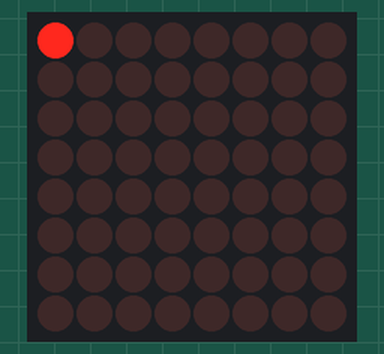
Simulated run of this sketch. Board: Arduino Uno, built with avr-gcc and run on an emulated ATmega328P. Parts: 8×8 LED matrix.

Above: at 0.15 s.
At 2.59 s:
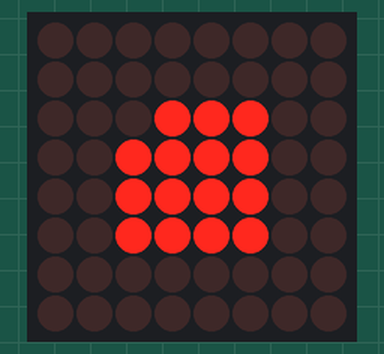
At 5.03 s:
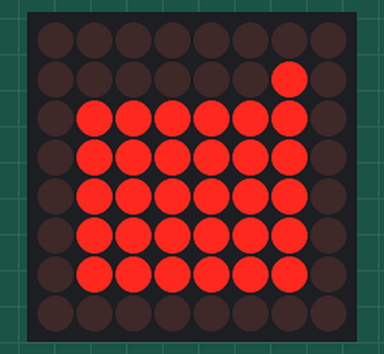
At 10.22 s:
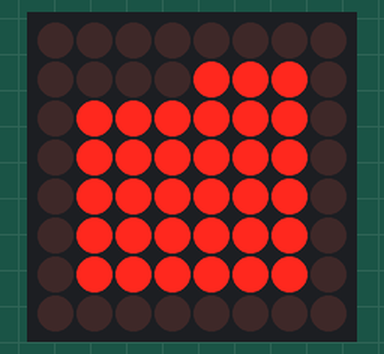
At 15.41 s:
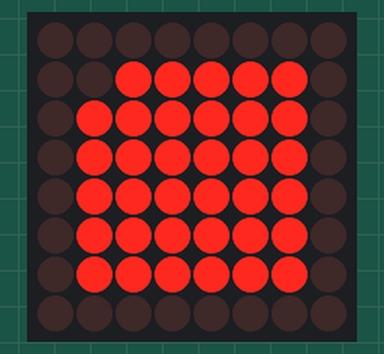
At 20.6 s:
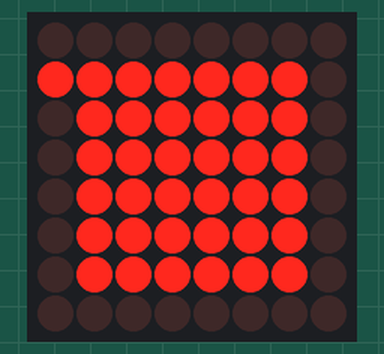

The sketch:

Square_Snake.ino
```cpp
#include "LedControl.h"
LedControl lc=LedControl(7,5,6,1);

void setup() {
  // put your setup code here, to run once:
lc.shutdown(0,false);
lc.setIntensity(0,8);
}

void loop() {
  // put your main code here, to run repeatedly:
  int RowRight=7;
  int RowLeft=0;
  int ColTop=0;
  int ColBottom=7;

int rate=10;

for (int count=0; count<4; count++)
{
  for (int i=RowLeft; i<RowRight+1; i++)
{
  lc.setLed(0,ColTop,i,true);
  delay(rate);
}
for (int i=ColTop+1; i<ColBottom+1; i++)
{
  lc.setLed(0,i,RowRight,true);
  delay(rate);
}
for (int i=RowRight-1; i>RowLeft-1; i--)
{
  lc.setLed(0,ColBottom,i,true);
  delay(rate);
}
for (int i=ColBottom-1; i>ColTop; i--)
{
  lc.setLed(0,i,RowLeft,true);
  delay(rate);
}

RowLeft=RowLeft+1;
RowRight=RowRight-1;
ColTop=ColTop+1;
ColBottom=ColBottom-1;

}

RowRight=7;
RowLeft=0;
ColTop=0;
ColBottom=7;

for (int count=0; count<4; count++)
{
  for (int i=RowLeft; i<RowRight+1; i++)
{
  lc.setLed(0,ColTop,i,false);
  delay(rate);
}
for (int i=ColTop+1; i<ColBottom+1; i++)
{
  lc.setLed(0,i,RowRight,false);
  delay(rate);
}
for (int i=RowRight-1; i>RowLeft-1; i--)
{
  lc.setLed(0,ColBottom,i,false);
  delay(rate);
}
for (int i=ColBottom-1; i>ColTop; i--)
{
  lc.setLed(0,i,RowLeft,false);
  delay(rate);
}

RowLeft=RowLeft+1;
RowRight=RowRight-1;
ColTop=ColTop+1;
ColBottom=ColBottom-1;

}

}
```

Measured:
- by itself, everything shown: repeats every 19.5 s, in 64 steps
